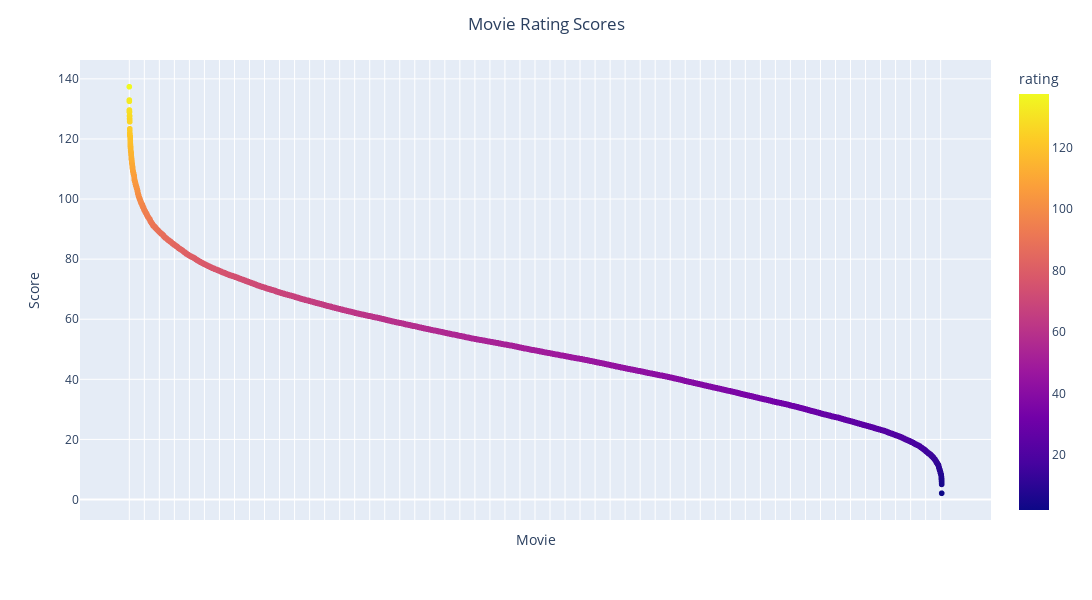

The notebook cell this image was saved under:
### Code cell
fig = px.scatter(df, x='title', y='rating', color='rating',
                 hover_data=['title', 'year'])

# change dimensions
fig.update_layout(width=1200, height=600)

fig.update_xaxes(showticklabels=False)
fig.update_xaxes(title_text="Movie")
fig.update_yaxes(title_text="Score")

fig.update_layout(title_text="Movie Rating Scores", 
                  title_x=0.5)

### Figure 1 — Plotly figure (JSON) as saved in the notebook; plotly's stock layout.template omitted (floating-point values rounded to 4 significant figures; data arrays with more than 128 entries replaced by an {"elided": "..."} marker saying what was removed)
{"data": [{"customdata": {"elided": "22223x1 str values"}, "hovertemplate": "title=%{x}<br>rating=%{marker.color}<br>year=%{customdata[0]}<extra></extra>", "legendgroup": "", "marker": {"color": {"elided": "22223 float values"}, "coloraxis": "coloraxis", "symbol": "circle"}, "mode": "markers", "name": "", "showlegend": false, "type": "scattergl", "x": {"elided": "22223 str values"}, "xaxis": "x", "y": {"elided": "22223 float values"}, "yaxis": "y"}], "layout": {"coloraxis": {"colorbar": {"title": {"text": "rating"}}, "colorscale": [[0, "#0d0887"], [0.1111, "#46039f"], [0.2222, "#7201a8"], [0.3333, "#9c179e"], [0.4444, "#bd3786"], [0.5556, "#d8576b"], [0.6667, "#ed7953"], [0.7778, "#fb9f3a"], [0.8889, "#fdca26"], [1, "#f0f921"]]}, "height": 600, "legend": {"tracegroupgap": 0}, "margin": {"t": 60}, "title": {"text": "Movie Rating Scores", "x": 0.5}, "width": 1200, "xaxis": {"anchor": "y", "domain": [0, 1], "showticklabels": false, "title": {"text": "Movie"}}, "yaxis": {"anchor": "x", "domain": [0, 1], "title": {"text": "Score"}}}}
